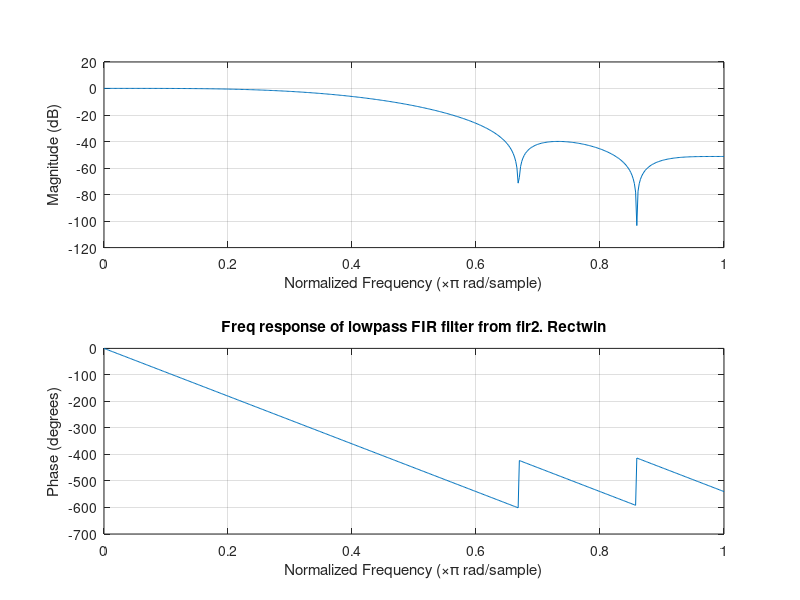
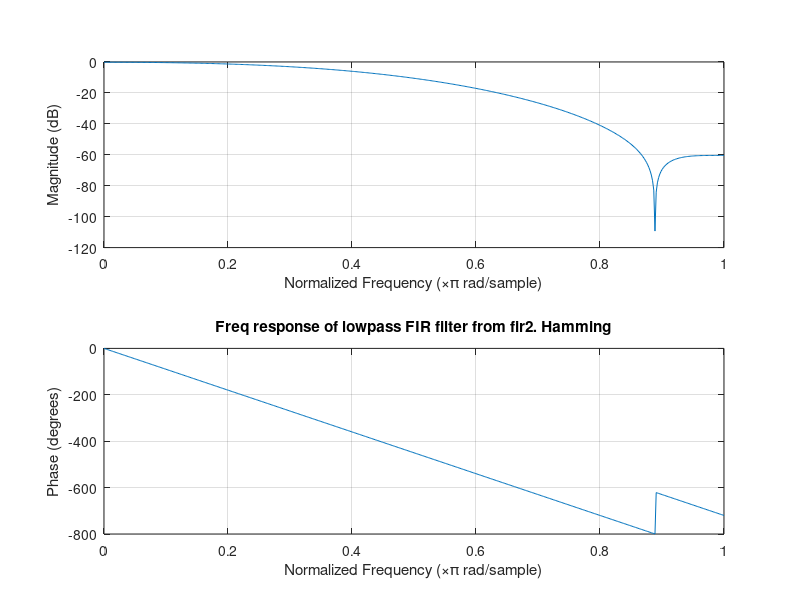

Recreate these plots in MATLAB, in order. (Note: this script raises an error after producing the figures.)
% Very similar to task 3 script
% N, F, M same as in task3
N = 10; % Order
F = [0, 0.2, 0.6, 1]; % Sample passband and stopband from task
M = [1, 1, 0, 0]; % As in remez, firpm

b1 = fir2(N, F, M, rectwin(N+1));
b2 = fir2(N, F, M, hamming(N+1));

% Freq response 1
figure;
freqz(b1)
title('Freq response of lowpass FIR filter from fir2. Rectwin')

% Freq response 2
figure;
freqz(b2)
title('Freq response of lowpass FIR filter from fir2. Hamming')

% Change color of freqz plot
lines = findall(gcf, 'type', 'line');
lines(1).Color = 'red';
lines(2).Color = 'red';

% Impulse response  1
figure;
stem(b1);
title('Impulse response of lowpass FIR filter from fir2. Rectwin')

% Impulse response  2
figure;
stem(b2, 'r');
title('Impulse response of lowpass FIR filter from fir2. Hamming window')
